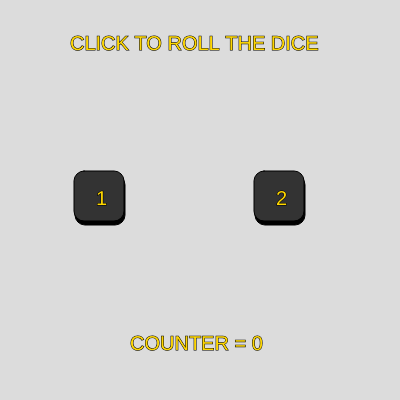
Frame 1 (no input)
Frame 60 (no input): identical to frame 1, image omitted
Frame 120 (the mouse pressed at the canvas centre since frame 60): identical to frame 1, image omitted

The p5.js sketch that drew this single still picture (run headless with seeded random() and noise() and a simulated clock; from frame 60 on, the mouse is pressed at the canvas centre):

// p5.js sketch
// ── sketch.js
let roll1 = 1;
let roll2 = 2;
let counter = 0;
let endGame;

function setup() {
  createCanvas(400, 400);
  rectMode(CENTER);
  endGame=false;
}

function draw() {
  background(220);
  dice(100, 200,roll1);
  dice(280, 200,roll2);
  if(roll1 == roll2)
  {
    text("YOU DID IT!", 80, 100);
    counter = 0;
    endGame = true;
  }else{
    text("COUNTER = " +counter, 130, 350);
    text("CLICK TO ROLL THE DICE", 70, 50);
    endGame = false;
  }
}
function dice(diceX, diceY,roll) {
  textSize(20);
  if (roll == 1) {
    fill(0, 0, 0);
    rect(diceX, diceY, 50, 50, 10);
    fill(51, 51, 51);
    rect(diceX - 1, diceY - 4, 50, 50, 10);
    stroke(0);
    fill(255, 215, 0);
    text("1", diceX - 4, diceY + 5);
  }
  if (roll == 2) {
    fill(0, 0, 0);
    rect(diceX, diceY, 50, 50, 10);
    fill(51, 51, 51)
    rect(diceX - 1, diceY - 4, 50, 50, 10);
    stroke(0);
    fill(255, 215, 0);
    text("2", diceX - 4, diceY + 5);
  }
  if (roll == 3) {
    fill(0, 0, 0);
    rect(diceX, diceY, 50, 50, 10);
    fill(51, 51, 51);
    rect(diceX - 1, diceY - 4, 50, 50, 10);
    stroke(0);
    fill(255, 215, 0);
    text("3", diceX - 4, diceY + 5);
  }
  if (roll == 4) {
    fill(0, 0, 0);
    rect(diceX, diceY, 50, 50, 10);
    fill(51, 51, 51);
    rect(diceX - 1, diceY - 4, 50, 50, 10);
    stroke(0);
    fill(255, 215, 0);
    text("4", diceX - 4, diceY + 5);
  }
  if (roll == 5) {
    fill(0, 0, 0);
    rect(diceX, diceY, 50, 50, 10);
    fill(51, 51, 51);
    rect(diceX - 1, diceY - 4, 50, 50, 10);
    stroke(0);
    fill(255, 215, 0);
    text("5", diceX - 4, diceY + 5);
  }
  if (roll == 6) {
    fill(0, 0, 0);
    rect(diceX, diceY, 50, 50, 10);
    fill(51, 51, 51);
    rect(diceX - 1, diceY - 4, 50, 50, 10);
    stroke(0);
    fill(255, 215, 0);
    text("6", diceX - 4, diceY + 5);
  }  
}
function mouseReleased()
{
  roll1 = int(random(1,6));
  roll2 = int(random(1,6));
}
function mouseClicked()
{
  counter += 1;
}
